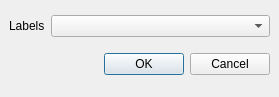
<ui version="4.0" >
 <class>RefDialog</class>
 <widget class="QDialog" name="RefDialog" >
  <property name="geometry" >
   <rect>
    <x>0</x>
    <y>0</y>
    <width>279</width>
    <height>97</height>
   </rect>
  </property>
  <property name="windowTitle" >
   <string>Labels</string>
  </property>
  <layout class="QGridLayout" >
   <property name="margin" >
    <number>9</number>
   </property>
   <property name="spacing" >
    <number>6</number>
   </property>
   <item row="0" column="0" >
    <layout class="QHBoxLayout" >
     <property name="margin" >
      <number>0</number>
     </property>
     <property name="spacing" >
      <number>6</number>
     </property>
     <item>
      <widget class="QLabel" name="label" >
       <property name="sizePolicy" >
        <sizepolicy>
         <hsizetype>1</hsizetype>
         <vsizetype>1</vsizetype>
         <horstretch>0</horstretch>
         <verstretch>0</verstretch>
        </sizepolicy>
       </property>
       <property name="text" >
        <string>Labels</string>
       </property>
      </widget>
     </item>
     <item>
      <widget class="QComboBox" name="comboBox" >
       <property name="sizePolicy" >
        <sizepolicy>
         <hsizetype>7</hsizetype>
         <vsizetype>0</vsizetype>
         <horstretch>0</horstretch>
         <verstretch>0</verstretch>
        </sizepolicy>
       </property>
      </widget>
     </item>
    </layout>
   </item>
   <item row="1" column="0" >
    <layout class="QHBoxLayout" >
     <property name="margin" >
      <number>0</number>
     </property>
     <property name="spacing" >
      <number>6</number>
     </property>
     <item>
      <spacer>
       <property name="orientation" >
        <enum>Qt::Horizontal</enum>
       </property>
       <property name="sizeHint" >
        <size>
         <width>131</width>
         <height>31</height>
        </size>
       </property>
      </spacer>
     </item>
     <item>
      <widget class="QPushButton" name="okButton" >
       <property name="text" >
        <string>OK</string>
       </property>
      </widget>
     </item>
     <item>
      <widget class="QPushButton" name="cancelButton" >
       <property name="text" >
        <string>Cancel</string>
       </property>
      </widget>
     </item>
    </layout>
   </item>
  </layout>
 </widget>
 <tabstops>
  <tabstop>comboBox</tabstop>
  <tabstop>okButton</tabstop>
  <tabstop>cancelButton</tabstop>
 </tabstops>
 <resources/>
 <connections>
  <connection>
   <sender>okButton</sender>
   <signal>clicked()</signal>
   <receiver>RefDialog</receiver>
   <slot>accept()</slot>
   <hints>
    <hint type="sourcelabel" >
     <x>278</x>
     <y>253</y>
    </hint>
    <hint type="destinationlabel" >
     <x>96</x>
     <y>254</y>
    </hint>
   </hints>
  </connection>
  <connection>
   <sender>cancelButton</sender>
   <signal>clicked()</signal>
   <receiver>RefDialog</receiver>
   <slot>reject()</slot>
   <hints>
    <hint type="sourcelabel" >
     <x>369</x>
     <y>253</y>
    </hint>
    <hint type="destinationlabel" >
     <x>179</x>
     <y>282</y>
    </hint>
   </hints>
  </connection>
 </connections>
</ui>
